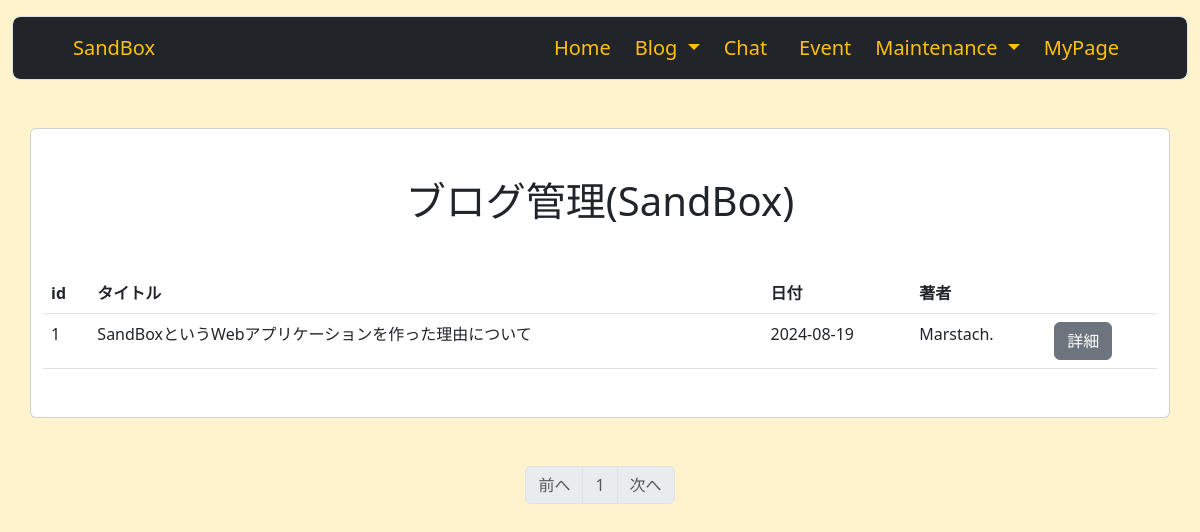
Page /sandbox_blog_maintenance (signed in) on the earlier database version.
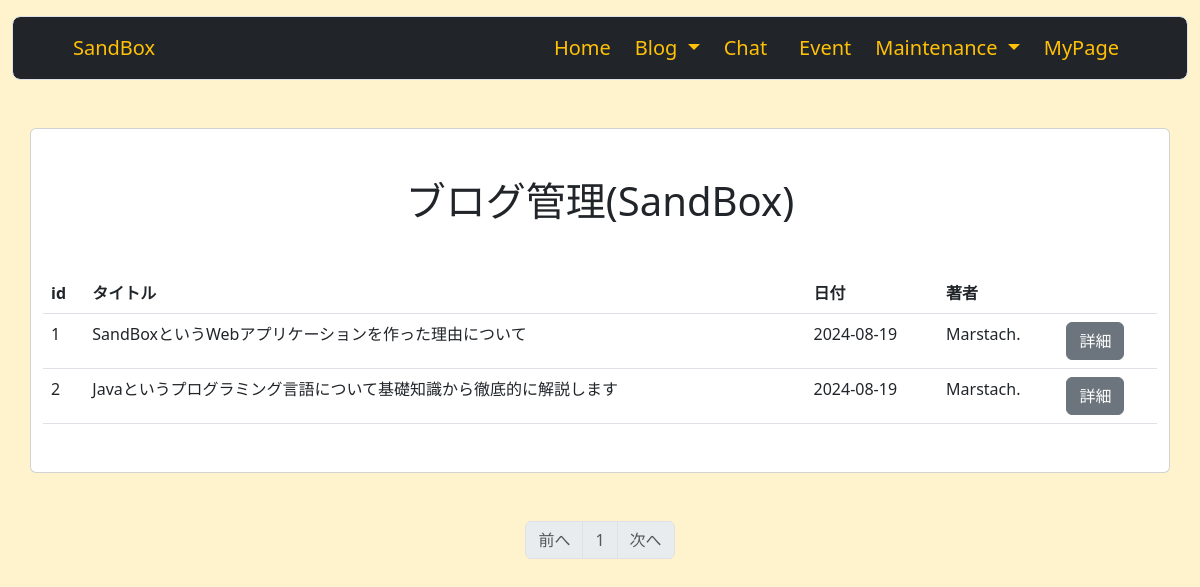
Same page on the later database version.
### sandbox_system/models.py (models this page shows, shortened)
class Blog(db.Model):
    __tablename__ = 'blog'
    id = db.Column(db.Integer, primary_key=True)
    user_id = db.Column(db.Integer, db.ForeignKey('users.id'))
    date = db.Column(db.Date, default = datetime.date.today())
    category_id = db.Column(db.Integer, db.ForeignKey('blog_category.id'))
    title = db.Column(db.String(140))
    text = db.Column(db.Text)
    summary = db.Column(db.String(140))
    image = db.Column(db.String(140))

class User(db.Model, UserMixin):
    __tablename__ = 'users'
    id = db.Column(db.Integer, primary_key=True)
    email = db.Column(db.String(64), unique=True, index=True)
    username = db.Column(db.String(64), unique=True, index=True)
    introduce = db.Column(db.Text)
    tech = db.Column(db.Text)
    job = db.Column(db.String(64))
    image = db.Column(db.String(140))
    password_hash = db.Column(db.String(128))
    administrator = db.Column(db.String(1))
    blog = db.relationship('Blog', backref = 'author', lazy = 'dynamic')
    @property
    def password(self):
        raise AttributeError('password is not a readable attribute')
    def is_administrator(self):
        if self.administrator == '1':
            return 1
        else:
            return 0

### sandbox_system/blogs/view.py (the view)
@blogs.route('/sandbox_blog_maintenance')
@login_required
def sandbox_blog_maintenance():
    if not current_user.is_administrator():
        abort(403)
    page = request.args.get('page', 1, type=int)
    if Blog.query.first():
        blogs = Blog.query.order_by(Blog.id).paginate(page=page, per_page=10)
    else:
        blogs = ''
    return render_template('maintenance/sandbox_blog_maintenance.html', blogs=blogs)

### sandbox_system/__init__.py (called while the page is built)
@event.listens_for(Engine, "connect")
def set_sqlite_pragma(dbapi_connection, connection_record):
    cursor = dbapi_connection.cursor()
    cursor.execute("PRAGMA foreign_keys=ON")
    cursor.close()

### sandbox_system/models.py (called while the page is built)
@login_manager.user_loader
def load_user(user_id):
    return User.query.get(user_id)

### sandbox_system/templates/maintenance/sandbox_blog_maintenance.html (shortened to what this page needs)
{% extends 'base.html' %}
{% block content %}
<div class="container">
    <div class="row">
        <div class="card">
            <h1 class="text-center my-5">ブログ管理(SandBox)</h1>
            <table class="table mb-5">
                <thead>
                <tr>
                    <th>id</th>
                    <th>タイトル</th>
                    <th>日付</th>
                    <th>著者</th>
                    <th></th>
                </tr>
                </thead>
                {% if blogs %}
                {% for blog in blogs.items %}
                <tbody>
                <tr>
                    <td>{{ blog.id }}</td>
                    <td>{{ blog.title }}</td>
                    <td>{{ blog.date }}</td>
                    <td>{{ blog.author.username }}</td>
                    <td><a href="{{ url_for('blogs.blog', blog_id=blog.id) }}" class="btn btn-secondary">詳細</a></td>
                </tr>
                </tbody>
                {% endfor %}
                {% endif %}
            </table>
        </div>
    </div>
</div>
<nav class="my-5" aria-label="Page navigation">
    <ul class="pagination justify-content-center">
        <li {% if blogs.has_prev %} class="page-item" {%else%} class="page-item disabled" {% endif %}><a class="page-link" href="{% if blogs.has_prev %}{{ url_for('blogs.sandbox_blog_maintenance', page=blogs.prev_num) }}{% else %}#{% endif %}">前へ</a></li>
{% for page_num in blogs.iter_pages(left_edge=1, right_edge=1, left_current=1, right_current=2) %}
    {% if page_num %}
        {% if blogs.page == page_num %}
            <li class="page-item disabled"><a class="page-link" href="#">{{ page_num }}</a></li>
        {% else %}
            <li class="page-item"><a class="page-link" href="{{ url_for('blogs.sandbox_blog_maintenance', page=page_num) }}">{{ page_num }}</a></li>
        {% endif %}
    {% else %}
        <li class="page-item disabled"><a class="page-link" href="#">&hellip;</a></li>
    {% endif %}
{% endfor %}
    <li {% if blogs.has_next %} class="page-item" {% else %} class="page-item disabled" {% endif %}><a class="page-link" href="{% if blogs.has_next %}{{ url_for('blogs.sandbox_blog_maintenance',page=blogs.next_num) }}{% else %}#{% endif %}">次へ</a></li>
    </ul>
</nav>
{% endblock %}

Differences in the rows shown:
added Blog: id "2", title "Javaというプログラミング言語について基礎知識から徹底的に解説します", date "2024-08-19", author.username "Marstach."
